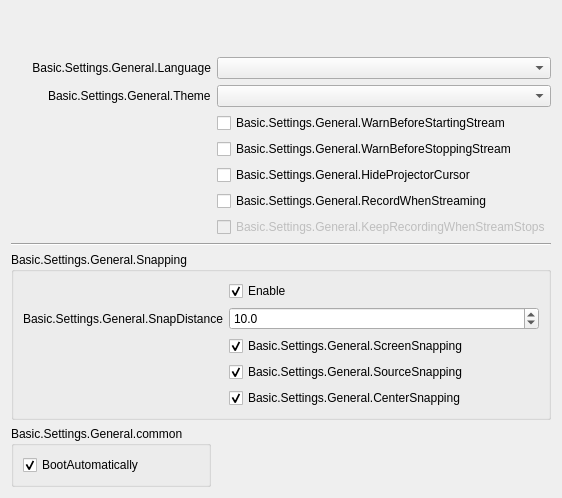
       <widget class="QWidget" name="generalPage">
        <layout class="QFormLayout" name="formLayout_2">
         <property name="fieldGrowthPolicy">
          <enum>QFormLayout::AllNonFixedFieldsGrow</enum>
         </property>
         <property name="labelAlignment">
          <set>Qt::AlignRight|Qt::AlignTrailing|Qt::AlignVCenter</set>
         </property>
         <item row="0" column="0">
          <spacer name="verticalSpacer">
           <property name="orientation">
            <enum>Qt::Vertical</enum>
           </property>
           <property name="sizeHint" stdset="0">
            <size>
             <width>20</width>
             <height>40</height>
            </size>
           </property>
          </spacer>
         </item>
         <item row="1" column="0">
          <widget class="QLabel" name="label">
           <property name="minimumSize">
            <size>
             <width>170</width>
             <height>0</height>
            </size>
           </property>
           <property name="text">
            <string>Basic.Settings.General.Language</string>
           </property>
           <property name="alignment">
            <set>Qt::AlignRight|Qt::AlignTrailing|Qt::AlignVCenter</set>
           </property>
           <property name="buddy">
            <cstring>language</cstring>
           </property>
          </widget>
         </item>
         <item row="1" column="1">
          <widget class="QComboBox" name="language"/>
         </item>
         <item row="2" column="0">
          <widget class="QLabel" name="label_42">
           <property name="text">
            <string>Basic.Settings.General.Theme</string>
           </property>
           <property name="buddy">
            <cstring>theme</cstring>
           </property>
          </widget>
         </item>
         <item row="2" column="1">
          <widget class="QComboBox" name="theme"/>
         </item>
         <item row="3" column="1">
          <widget class="QCheckBox" name="warnBeforeStreamStart">
           <property name="text">
            <string>Basic.Settings.General.WarnBeforeStartingStream</string>
           </property>
          </widget>
         </item>
         <item row="4" column="1">
          <widget class="QCheckBox" name="warnBeforeStreamStop">
           <property name="text">
            <string>Basic.Settings.General.WarnBeforeStoppingStream</string>
           </property>
          </widget>
         </item>
         <item row="5" column="1">
          <widget class="QCheckBox" name="hideProjectorCursor">
           <property name="text">
            <string>Basic.Settings.General.HideProjectorCursor</string>
           </property>
          </widget>
         </item>
         <item row="6" column="1">
          <widget class="QCheckBox" name="recordWhenStreaming">
           <property name="text">
            <string>Basic.Settings.General.RecordWhenStreaming</string>
           </property>
          </widget>
         </item>
         <item row="7" column="1">
          <widget class="QCheckBox" name="keepRecordStreamStops">
           <property name="enabled">
            <bool>false</bool>
           </property>
           <property name="text">
            <string>Basic.Settings.General.KeepRecordingWhenStreamStops</string>
           </property>
          </widget>
         </item>
         <item row="8" column="0" colspan="2">
          <widget class="Line" name="line_4">
           <property name="orientation">
            <enum>Qt::Horizontal</enum>
           </property>
          </widget>
         </item>
         <item row="9" column="0" colspan="2">
          <widget class="QGroupBox" name="groupBox_10">
           <property name="enabled">
            <bool>true</bool>
           </property>
           <property name="sizePolicy">
            <sizepolicy hsizetype="Preferred" vsizetype="Maximum">
             <horstretch>0</horstretch>
             <verstretch>0</verstretch>
            </sizepolicy>
           </property>
           <property name="title">
            <string>Basic.Settings.General.Snapping</string>
           </property>
           <property name="flat">
            <bool>false</bool>
           </property>
           <layout class="QFormLayout" name="formLayout_21">
            <property name="labelAlignment">
             <set>Qt::AlignRight|Qt::AlignTrailing|Qt::AlignVCenter</set>
            </property>
            <item row="0" column="1">
             <widget class="QCheckBox" name="snappingEnabled">
              <property name="text">
               <string>Enable</string>
              </property>
              <property name="checked">
               <bool>true</bool>
              </property>
             </widget>
            </item>
            <item row="2" column="1">
             <widget class="QCheckBox" name="screenSnapping">
              <property name="text">
               <string>Basic.Settings.General.ScreenSnapping</string>
              </property>
              <property name="checked">
               <bool>true</bool>
              </property>
             </widget>
            </item>
            <item row="4" column="1">
             <widget class="QCheckBox" name="centerSnapping">
              <property name="text">
               <string>Basic.Settings.General.CenterSnapping</string>
              </property>
              <property name="checked">
               <bool>true</bool>
              </property>
             </widget>
            </item>
            <item row="3" column="1">
             <widget class="QCheckBox" name="sourceSnapping">
              <property name="text">
               <string>Basic.Settings.General.SourceSnapping</string>
              </property>
              <property name="checked">
               <bool>true</bool>
              </property>
             </widget>
            </item>
            <item row="1" column="1">
             <widget class="QDoubleSpinBox" name="snapDistance">
              <property name="decimals">
               <number>1</number>
              </property>
              <property name="singleStep">
               <double>0.500000000000000</double>
              </property>
              <property name="value">
               <double>10.000000000000000</double>
              </property>
             </widget>
            </item>
            <item row="1" column="0">
             <widget class="QLabel" name="label_9">
              <property name="minimumSize">
               <size>
                <width>170</width>
                <height>0</height>
               </size>
              </property>
              <property name="text">
               <string>Basic.Settings.General.SnapDistance</string>
              </property>
              <property name="alignment">
               <set>Qt::AlignRight|Qt::AlignTrailing|Qt::AlignVCenter</set>
              </property>
             </widget>
            </item>
           </layout>
          </widget>
         </item>
         <item row="10" column="0">
          <widget class="QGroupBox" name="groupBox_12">
           <property name="title">
            <string>Basic.Settings.General.common</string>
           </property>
           <property name="checkable">
            <bool>false</bool>
           </property>
           <layout class="QGridLayout" name="gridLayout">
            <item row="0" column="0">
             <widget class="QCheckBox" name="cbxAutoBoot">
              <property name="layoutDirection">
               <enum>Qt::LeftToRight</enum>
              </property>
              <property name="text">
               <string>BootAutomatically</string>
              </property>
              <property name="checkable">
               <bool>true</bool>
              </property>
              <property name="checked">
               <bool>true</bool>
              </property>
             </widget>
            </item>
           </layout>
          </widget>
         </item>
        </layout>
       </widget>
